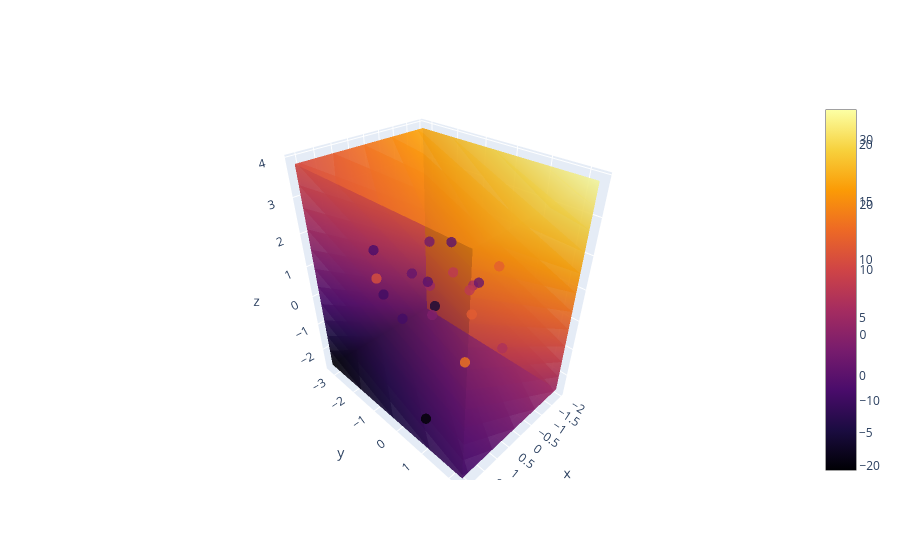

This figure's notebook cell:
### Code cell
fig = go.Figure()

fig.add_trace(
    go.Volume(
        x=x.flatten(),
        y=y.flatten(),
        z=z.flatten(),
        value=values.flatten(),
        isomin=values.min(),
        isomax=values.max(),
        opacity=0.7,
        surface_count=20,
        colorscale="Inferno",
    )
)


fig.add_trace(
    go.Scatter3d(
        x=features_test[:, 0],
        y=features_test[:, 1],
        z=features_test[:, 2],
        mode="markers",
        marker=dict(
            size=6,
            color=Y,
            colorscale="Inferno",
            opacity=0.8,
            showscale=True,
        ),
    )
)

fig.show()

### Figure 1 — Plotly figure (JSON) as saved in the notebook; plotly's stock layout.template omitted (floating-point values rounded to 4 significant figures; data arrays with more than 128 entries replaced by an {"elided": "..."} marker saying what was removed)
{"data": [{"colorscale": [[0, "#000004"], [0.1111, "#1b0c41"], [0.2222, "#4a0c6b"], [0.3333, "#781c6d"], [0.4444, "#a52c60"], [0.5556, "#cf4446"], [0.6667, "#ed6925"], [0.7778, "#fb9b06"], [0.8889, "#f7d13d"], [1, "#fcffa4"]], "isomax": 34.55, "isomin": -20.66, "opacity": 0.7, "surface": {"count": 20}, "type": "volume", "value": {"elided": "27000 float values"}, "x": {"elided": "27000 float values"}, "y": {"elided": "27000 float values"}, "z": {"elided": "27000 float values"}}, {"marker": {"color": [5.643, -1.768, 0.1972, 0.7272, -8.198, 6.35, 13.51, -1.903, 1.647, 1.011, 10.22, 4.813, -5.361, 7.557, -1.342, 11.54, 2.745, 7.55, -0.1024, 11.34, 0.6315, 17.59, 8.213, 17.44, -5.868, -0.0008387, 0.8093, 5.085, 11.62, 6.149, 3.124, -3.016, 4.735, 0.09263, 4.592, 8.286, -6.341, 17.19, 6.42, 13.99, 7.0, 21.58, 7.582, 3.245, 4.066, -2.595, -0.2131, -2.621, -1.119, 11.28, 1.852, 2.793, -4.749, 4.856, 4.681, 13.89, -0.2374, 8.71, 6.212, 12.88, -3.426, 8.208, -0.9081, 13.34, 3.422, 2.444, 4.552, 10.77, 9.93, 22.98, 10.35, 6.708, 5.869, 1.007, -0.4907, -4.294, 5.726, 1.367, -8.1, 6.571, 8.833, -2.27, 11.82, 5.327, -7.658, 5.599, 0.9249, -4.55, 12.37, 8.487, 2.722, 5.809, 2.231, 11.53, 9.611, 13.03, 0.1579, 10.9, 6.927, 10.09], "colorscale": [[0, "#000004"], [0.1111, "#1b0c41"], [0.2222, "#4a0c6b"], [0.3333, "#781c6d"], [0.4444, "#a52c60"], [0.5556, "#cf4446"], [0.6667, "#ed6925"], [0.7778, "#fb9b06"], [0.8889, "#f7d13d"], [1, "#fcffa4"]], "opacity": 0.8, "showscale": true, "size": 6}, "mode": "markers", "type": "scatter3d", "x": [-0.7925, 0.8658, -0.4749, 0.405, 2.122, -0.4842, 0.4438, -0.05953, -0.2526, -1.43, 1.441, 0.01023, 0.1991, -0.3853, 1.586, -1.952, 0.281, -0.493, 0.357, 0.3073], "y": [-0.1147, -1.2, -0.6533, -1.261, 1.032, 1.267, 0.7746, -3.241, -1.248, -0.44, -1.436, -0.9815, -0.6002, 0.1135, -1.238, -0.1518, -0.6227, -0.5894, -0.6929, 0.8129], "z": [0.505, -0.3345, 1.765, 0.9179, -1.519, -0.7077, -0.9269, -1.024, 1.632, 0.1307, 1.163, 0.4621, 0.0698, 0.6621, 2.133, 0.5883, -0.2081, 0.8496, 0.8996, 0.6296]}], "layout": {}}
